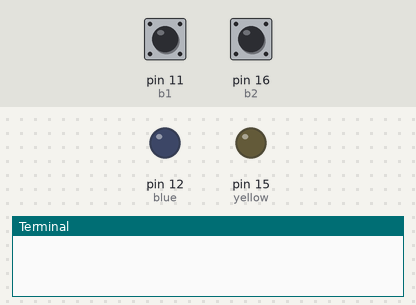
The program below on a simulated Raspberry Pi (header pin numbers). Shown: output pins drawn as LEDs (lit = HIGH), the last lines printed to the terminal. The test bench sets the inputs (shaded band); at power-on: pin 16 (b2) HIGH, pin 11 (b1) HIGH.

Above: at 1.2 s.
1.3 s: pin 16 (b2) pulled LOW for 1 s
At 1.42 s:
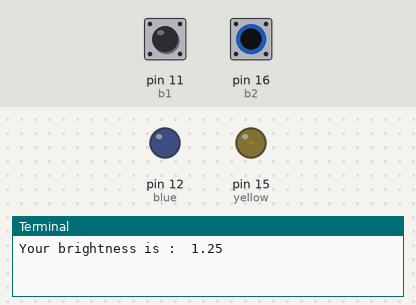
3.8 s: pin 16 (b2) pulled LOW for 3.2 s
At 7.7 s:
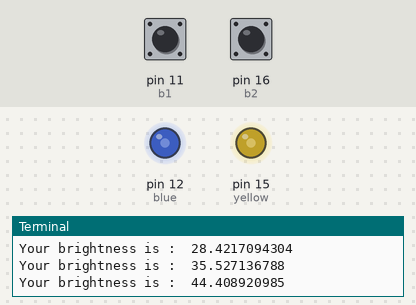
8.5 s: pin 16 (b2) pulled LOW for 0.15 s
At 8.8 s:
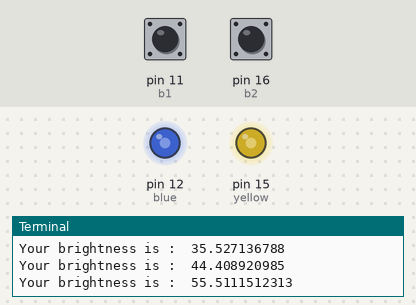
10.1 s: pin 16 (b2) pulled LOW for 1 s
At 11.7 s:
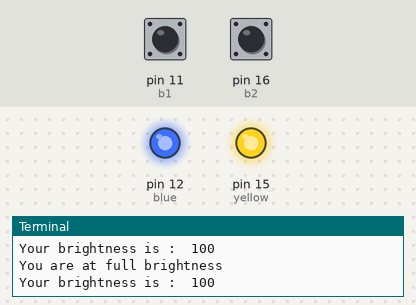
12.6 s: pin 11 (b1) pulled LOW for 0.15 s
At 13.1 s:
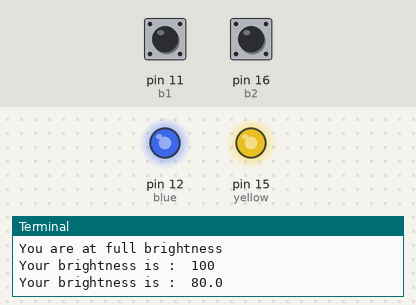
14.2 s: pin 11 (b1) pulled LOW for 1 s
At 15.6 s:
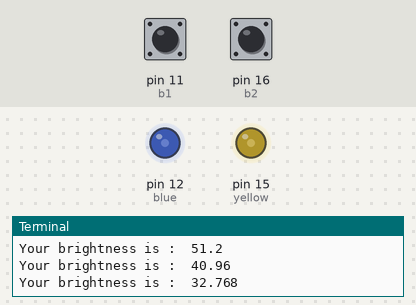
Timing chart, 0 to 17.2 s (numbered marks = the images above; inputs shaded):
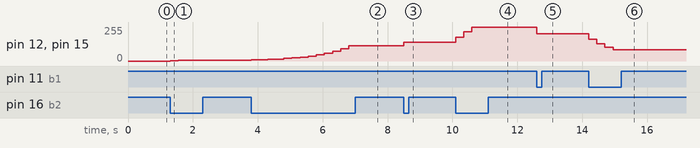

Measured:
- after the input at 1.3 s, pin 12 (blue), pin 15 (yellow): 0/255 → 3/255 at once, → 4/255 0.25 s later, → 5/255 0.25 s later, → 6/255 0.25 s later
- after the input at 3.8 s, pin 12 (blue), pin 15 (yellow): moves from 6/255 to 113/255 over 3.0 s, starting at once
- after the input at 8.5 s, pin 12 (blue), pin 15 (yellow): 113/255 → 142/255 at once
- after the input at 10.1 s, pin 12 (blue), pin 15 (yellow): 142/255 → 177/255 at once, → 221/255 0.25 s later, → 255/255 0.25 s later
- after the input at 12.6 s, pin 12 (blue), pin 15 (yellow): 255/255 → 204/255 at once
- after the input at 14.2 s, pin 12 (blue), pin 15 (yellow): 204/255 → 163/255 at once, → 131/255 0.25 s later, → 104/255 0.25 s later, → 84/255 0.25 s later

The program:

dim.py
```python
import RPi.GPIO as GPIO
from time import sleep
GPIO.setmode(GPIO.BOARD)

b1 = 11 # button 1
b2 = 16 # button 2
blue = 12 # blue LED
yellow = 15 # yellow LED

LED = [blue,yellow]
button = [b1, b2]
for pin in button: # set up buttons as input
    GPIO.setup(pin, GPIO.IN, pull_up_down=GPIO.PUD_UP)
for pin in LED: # set up LED as output
    GPIO.setup(pin,GPIO.OUT)

pwm1 = GPIO.PWM(blue,1000)
pwm2 = GPIO.PWM(yellow,1000)
pwm1.start(0)
pwm2.start(0)
bright = 1
try:
    while True:
        if GPIO.input(b1) == 0:
            bright = bright/1.25
            if bright < 1:
                bright = 1
                print("You are at min brightness")
            pwm1.ChangeDutyCycle(bright)
            pwm2.ChangeDutyCycle(bright)
            print "Your brightness is : ", bright
            sleep(.25)
        if GPIO.input(b2) == 0:
            bright = bright*1.25
            if bright>100:
                bright = 100
                print ("You are at full brightness")
            pwm1.ChangeDutyCycle(bright)
            pwm2.ChangeDutyCycle(bright)
            print "Your brightness is : ", bright
            sleep(.25)


except KeyboardInterrupt:
    pwm1.stop()
    pwm2.stop()
    GPIO.cleanup()
```
